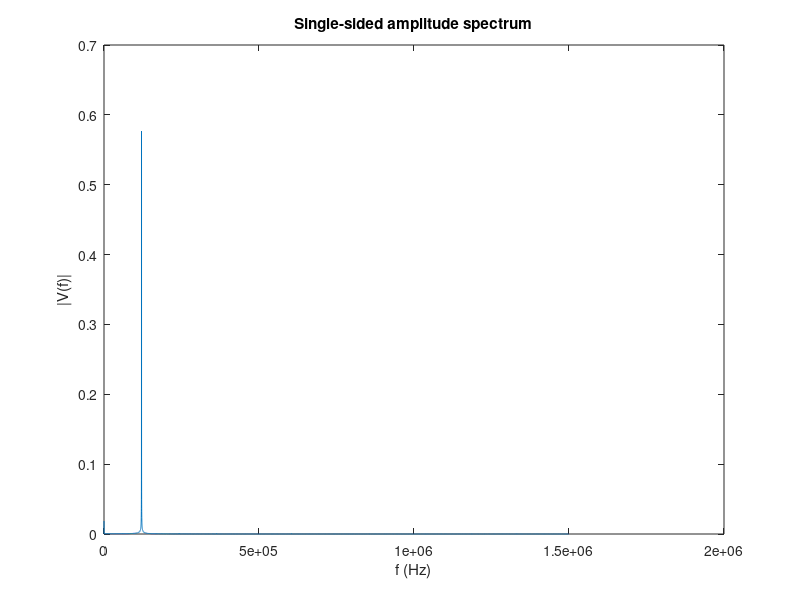

Here is the MATLAB script that generated this plot:
X = dlmread('adc_data_1_long.txt')
Fs = 3e6;            % Sampling frequency
T = 1/Fs;             % Sampling period
L = length(X);             % Length of signal
t = (0:L-1)*T;        % Time vector

X = X./1024*4;
Y = fft(X);
P2 = abs(Y/L);
P1 = P2(1:L/2+1);
P1(2:end-1) = 2*P1(2:end-1);
f = Fs*(0:(L/2))/L;
hf = figure();
plot(f,P1)
title("Single-sided amplitude spectrum")
xlabel("f (Hz)")
ylabel("|V(f)|")
print (hf, "plot15_7.pdf", "-dpdflatexstandalone");
